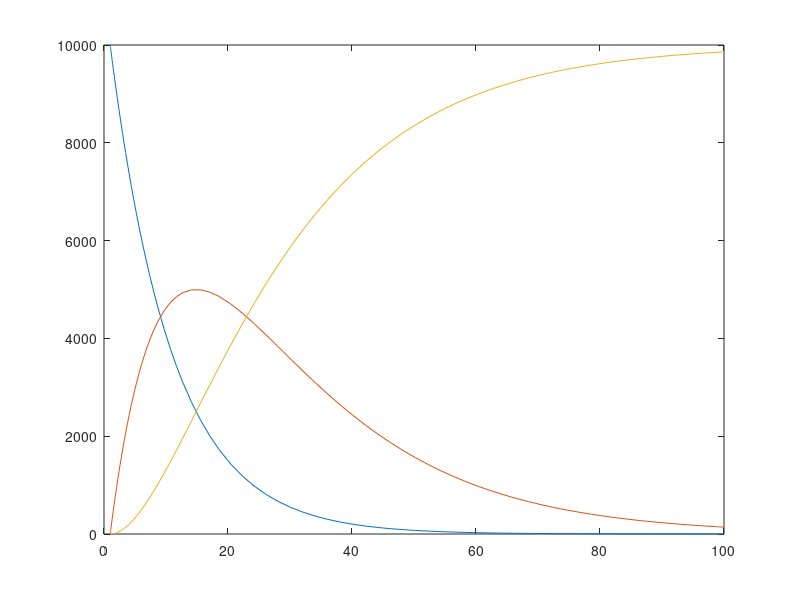

MATLAB code to generate this figure:
% (b) build an anonymous function to model the following
% set of differential equations that model the consumer
% adoption of a product and their discarding of the product
% Assume the parameters a and b are inputs to the function
% explain the role of each parameter in teh anonymous function

% dP/dt = - aP
% dA/dt = aP - bA
% dD/dt =  bA

f = @(t,x,a,b)[-a*x(1);
                a*x(1)-b*x(2);
                b*x(2)]


% Run the model for 100 time units where the initial
% values are 10000 0 0 and a = 0.10 abd b = 0.05

a = 0.10;
b = 0.05;
[t, y] = ode45(f,[1 100], [10000 0 0], odeset,a, b); 

plot(t,y);


